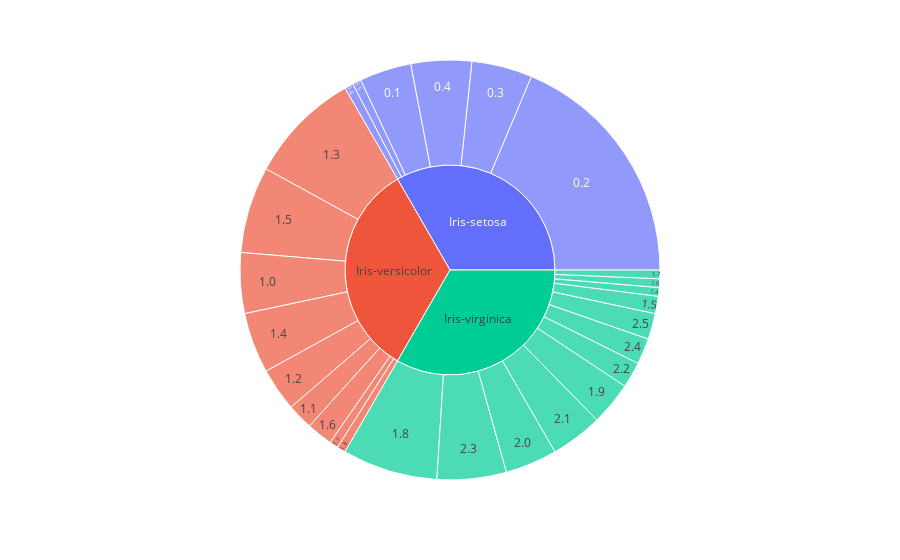

Notebook code for this chart:
### Markdown cell above
##### Sunburst Plot

### Code cell
df_sunburst = df.groupby(['Species','PetalWidthCm']).size().reset_index(name='counts')
fig = px.sunburst(df_sunburst, path=['Species','PetalWidthCm'],values='counts')
fig.show()

### Figure 1 — Plotly figure (JSON) as saved in the notebook; plotly's stock layout.template omitted (floating-point values rounded to 4 significant figures)
{"data": [{"branchvalues": "total", "domain": {"x": [0, 1], "y": [0, 1]}, "hovertemplate": "labels=%{label}<br>counts=%{value}<br>parent=%{parent}<br>id=%{id}<extra></extra>", "ids": ["Iris-setosa/0.1", "Iris-setosa/0.2", "Iris-setosa/0.3", "Iris-setosa/0.4", "Iris-setosa/0.5", "Iris-setosa/0.6", "Iris-versicolor/1.0", "Iris-versicolor/1.1", "Iris-versicolor/1.2", "Iris-versicolor/1.3", "Iris-versicolor/1.4", "Iris-virginica/1.4", "Iris-versicolor/1.5", "Iris-virginica/1.5", "Iris-versicolor/1.6", "Iris-virginica/1.6", "Iris-versicolor/1.7", "Iris-virginica/1.7", "Iris-versicolor/1.8", "Iris-virginica/1.8", "Iris-virginica/1.9", "Iris-virginica/2.0", "Iris-virginica/2.1", "Iris-virginica/2.2", "Iris-virginica/2.3", "Iris-virginica/2.4", "Iris-virginica/2.5", "Iris-setosa", "Iris-versicolor", "Iris-virginica"], "labels": ["0.1", "0.2", "0.3", "0.4", "0.5", "0.6", "1.0", "1.1", "1.2", "1.3", "1.4", "1.4", "1.5", "1.5", "1.6", "1.6", "1.7", "1.7", "1.8", "1.8", "1.9", "2.0", "2.1", "2.2", "2.3", "2.4", "2.5", "Iris-setosa", "Iris-versicolor", "Iris-virginica"], "name": "", "parents": ["Iris-setosa", "Iris-setosa", "Iris-setosa", "Iris-setosa", "Iris-setosa", "Iris-setosa", "Iris-versicolor", "Iris-versicolor", "Iris-versicolor", "Iris-versicolor", "Iris-versicolor", "Iris-virginica", "Iris-versicolor", "Iris-virginica", "Iris-versicolor", "Iris-virginica", "Iris-versicolor", "Iris-virginica", "Iris-versicolor", "Iris-virginica", "Iris-virginica", "Iris-virginica", "Iris-virginica", "Iris-virginica", "Iris-virginica", "Iris-virginica", "Iris-virginica", "", "", ""], "type": "sunburst", "values": [6, 28, 7, 7, 1, 1, 7, 3, 5, 13, 7, 1, 10, 2, 3, 1, 1, 1, 1, 11, 5, 6, 6, 3, 8, 3, 3, 50, 50, 50]}], "layout": {"legend": {"tracegroupgap": 0}, "margin": {"t": 60}}}
